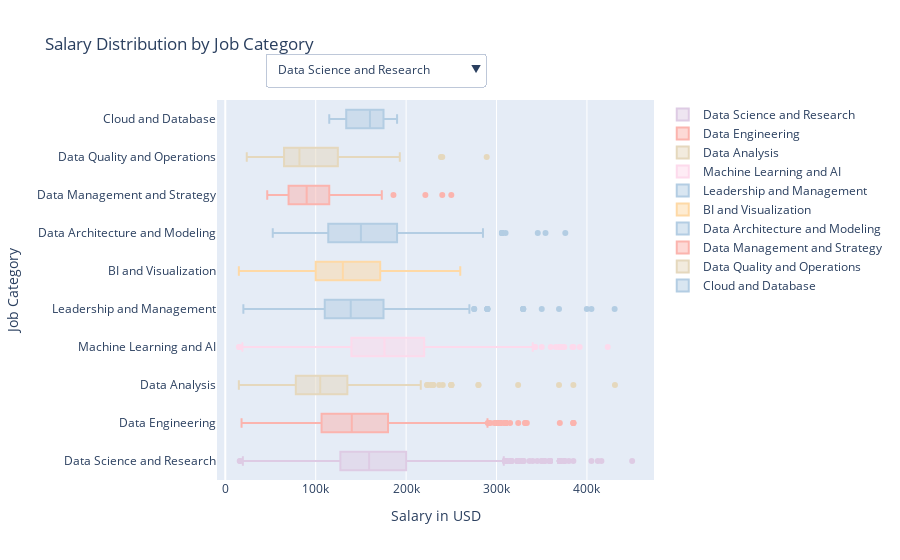

Notebook code for this chart:
### Code cell
# Adding dropdown for job categories in Salary Distribution plot
fig2 = go.Figure()
for category in top_categories:
    fig2.add_trace(go.Box(x=data[data['job_category'] == category]['salary_in_usd'],
                          name=category,
                          marker_color=px.colors.qualitative.Pastel1[data['job_category'].tolist().index(category) % len(px.colors.qualitative.Pastel1)]))

fig2.update_layout(
    updatemenus=[
        dict(
            buttons=list([
                dict(
                    args=[{"visible": [category == selected_category for selected_category in top_categories]}],
                    label=category,
                    method="update"
                ) for category in top_categories
            ]),
            direction="down",
            pad={"r": 10, "t": 10},
            showactive=True,
            x=0.11,
            xanchor="left",
            y=1.15,
            yanchor="top"
        ),
    ],
    title="Salary Distribution by Job Category",
    xaxis_title="Salary in USD",
    yaxis_title="Job Category"
)
fig2.show()

### Figure 1 — Plotly figure (JSON) as saved in the notebook; plotly's stock layout.template omitted (floating-point values rounded to 4 significant figures; data arrays with more than 128 entries replaced by an {"elided": "..."} marker saying what was removed)
{"data": [{"marker": {"color": "rgb(222,203,228)"}, "name": "Data Science and Research", "type": "box", "x": {"elided": "3014 int values"}}, {"marker": {"color": "rgb(251,180,174)"}, "name": "Data Engineering", "type": "box", "x": {"elided": "2260 int values"}}, {"marker": {"color": "rgb(229,216,189)"}, "name": "Data Analysis", "type": "box", "x": {"elided": "1457 int values"}}, {"marker": {"color": "rgb(253,218,236)"}, "name": "Machine Learning and AI", "type": "box", "x": {"elided": "1428 int values"}}, {"marker": {"color": "rgb(179,205,227)"}, "name": "Leadership and Management", "type": "box", "x": {"elided": "503 int values"}}, {"marker": {"color": "rgb(254,217,166)"}, "name": "BI and Visualization", "type": "box", "x": {"elided": "313 int values"}}, {"marker": {"color": "rgb(179,205,227)"}, "name": "Data Architecture and Modeling", "type": "box", "x": {"elided": "259 int values"}}, {"marker": {"color": "rgb(251,180,174)"}, "name": "Data Management and Strategy", "type": "box", "x": [60000, 52000, 90000, 80000, 240000, 100000, 123000, 93593, 173100, 86900, 250000, 100000, 63750, 46400, 90000, 60000, 90000, 73000, 115000, 90000, 111600, 72000, 115000, 85000, 139500, 110000, 115000, 85000, 186000, 138000, 87500, 62500, 85000, 70000, 132000, 71500, 110000, 70000, 69500, 46400, 110000, 70000, 87500, 62500, 110000, 70000, 130000, 80000, 110000, 70000, 110000, 70000, 165000, 135000, 68293, 105000, 95000, 70000, 221300, 148700, 165000]}, {"marker": {"color": "rgb(229,216,189)"}, "name": "Data Quality and Operations", "type": "box", "x": [49216, 36912, 141600, 121400, 65000, 60000, 172000, 140000, 154000, 82000, 65100, 44640, 125000, 65000, 240000, 238530, 95000, 82000, 95000, 82000, 23753, 143000, 129000, 95000, 70000, 95000, 70000, 55720, 50700, 65000, 50000, 289120, 192400, 144000, 77000, 100000, 80000, 100000, 80000, 193000, 136850, 72200, 64980, 123000, 92250, 105000, 70000, 100000, 60000, 100000, 60000, 100000, 60000, 81000, 66000]}, {"marker": {"color": "rgb(179,205,227)"}, "name": "Cloud and Database", "type": "box", "x": [170000, 140000, 115000, 190000, 160000]}], "layout": {"autosize": true, "title": {"text": "Salary Distribution by Job Category"}, "updatemenus": [{"buttons": [{"args": [{"visible": [true, false, false, false, false, false, false, false, false, false]}], "label": "Data Science and Research", "method": "update"}, {"args": [{"visible": [false, true, false, false, false, false, false, false, false, false]}], "label": "Data Engineering", "method": "update"}, {"args": [{"visible": [false, false, true, false, false, false, false, false, false, false]}], "label": "Data Analysis", "method": "update"}, {"args": [{"visible": [false, false, false, true, false, false, false, false, false, false]}], "label": "Machine Learning and AI", "method": "update"}, {"args": [{"visible": [false, false, false, false, true, false, false, false, false, false]}], "label": "Leadership and Management", "method": "update"}, {"args": [{"visible": [false, false, false, false, false, true, false, false, false, false]}], "label": "BI and Visualization", "method": "update"}, {"args": [{"visible": [false, false, false, false, false, false, true, false, false, false]}], "label": "Data Architecture and Modeling", "method": "update"}, {"args": [{"visible": [false, false, false, false, false, false, false, true, false, false]}], "label": "Data Management and Strategy", "method": "update"}, {"args": [{"visible": [false, false, false, false, false, false, false, false, true, false]}], "label": "Data Quality and Operations", "method": "update"}, {"args": [{"visible": [false, false, false, false, false, false, false, false, false, true]}], "label": "Cloud and Database", "method": "update"}], "direction": "down", "pad": {"r": 10, "t": 10}, "showactive": true, "x": 0.11, "xanchor": "left", "y": 1.15, "yanchor": "top"}], "xaxis": {"autorange": true, "range": [-9167.0, 474200.0], "title": {"text": "Salary in USD"}, "type": "linear"}, "yaxis": {"autorange": true, "range": [-0.5, 9.5], "title": {"text": "Job Category"}, "type": "category"}}}
